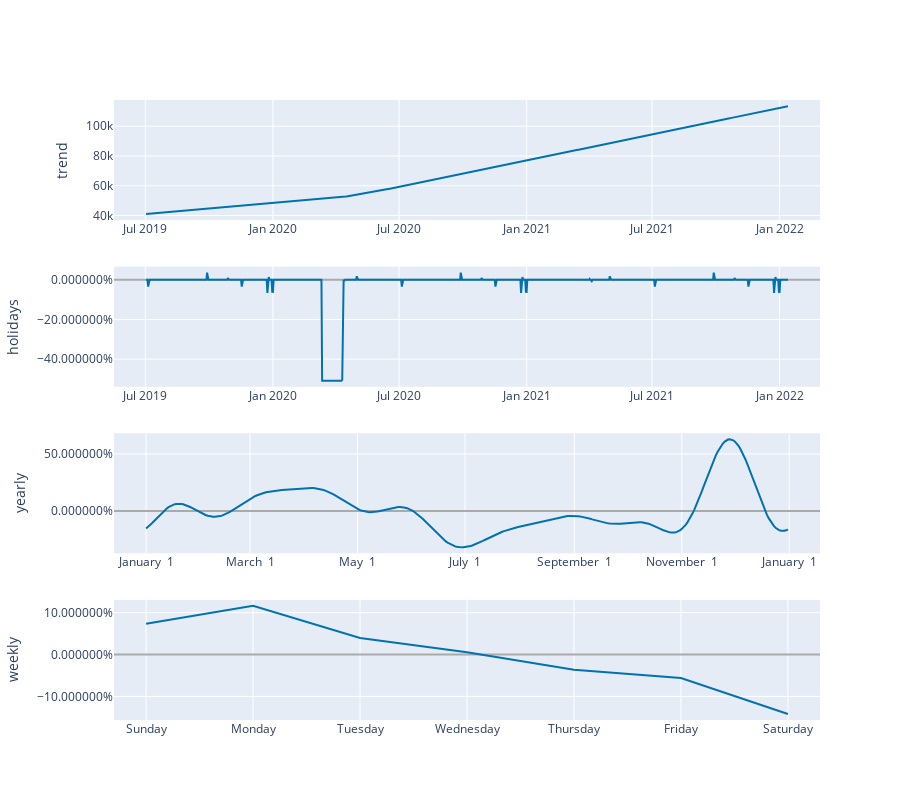

The code cell stored with this chart in its notebook:
### Code cell
plot_components_plotly(m, forecast)

### Figure 1 — Plotly figure (JSON) as saved in the notebook; plotly's stock layout.template omitted (floating-point values rounded to 4 significant figures; data arrays with more than 128 entries replaced by an {"elided": "..."} marker saying what was removed)
{"data": [{"line": {"color": "#0072B2", "width": 2}, "mode": "lines", "name": "trend", "type": "scatter", "x": {"elided": "923 str values"}, "xaxis": "x", "y": {"elided": "923 float values"}, "yaxis": "y"}, {"line": {"color": "rgba(0, 114, 178, 0.2)", "width": 0}, "mode": "lines", "name": "trend_upper", "type": "scatter", "x": {"elided": "923 str values"}, "xaxis": "x", "y": {"elided": "923 float values"}, "yaxis": "y"}, {"fill": "tonexty", "fillcolor": "rgba(0, 114, 178, 0.2)", "line": {"color": "rgba(0, 114, 178, 0.2)", "width": 0}, "mode": "lines", "name": "trend_lower", "type": "scatter", "x": {"elided": "923 str values"}, "xaxis": "x", "y": {"elided": "923 float values"}, "yaxis": "y"}, {"line": {"color": "#0072B2", "width": 2}, "mode": "lines", "name": "holidays", "text": {"elided": "923 str values"}, "type": "scatter", "x": {"elided": "923 str values"}, "xaxis": "x2", "y": {"elided": "923 float values"}, "yaxis": "y2"}, {"line": {"color": "#0072B2", "width": 2}, "mode": "lines", "name": "yearly", "type": "scatter", "x": {"elided": "365 str values"}, "xaxis": "x3", "y": {"elided": "365 float values"}, "yaxis": "y3"}, {"line": {"color": "#0072B2", "width": 2}, "mode": "lines", "name": "weekly", "type": "scatter", "x": ["2017-01-01T00:00:00", "2017-01-02T00:00:00", "2017-01-03T00:00:00", "2017-01-04T00:00:00", "2017-01-05T00:00:00", "2017-01-06T00:00:00", "2017-01-07T00:00:00"], "xaxis": "x4", "y": [0.07345, 0.1163, 0.03942, 0.005416, -0.03627, -0.05619, -0.1421], "yaxis": "y4"}], "layout": {"height": 800, "showlegend": false, "width": 900, "xaxis": {"anchor": "y", "domain": [0, 1], "range": ["2019-05-16T16:48:00", "2022-02-28T07:12:00"], "type": "date"}, "xaxis2": {"anchor": "y2", "domain": [0, 1], "range": ["2019-05-16T16:48:00", "2022-02-28T07:12:00"], "type": "date"}, "xaxis3": {"anchor": "y3", "domain": [0, 1], "range": ["2016-12-13T18:54:02.958904115", "2018-01-18T11:04:57.863013581"], "tickformat": "%B %e", "type": "date"}, "xaxis4": {"anchor": "y4", "domain": [0, 1], "range": ["2016-12-31T16:48:00", "2017-01-07T07:12:00"], "tickformat": "%A", "type": "date"}, "yaxis": {"anchor": "x", "autorange": true, "domain": [0.8063, 1], "range": [36890.0, 117600.0], "rangemode": "normal", "title": {"text": "trend"}, "type": "linear", "zerolinecolor": "#AAA"}, "yaxis2": {"anchor": "x2", "autorange": true, "domain": [0.5375, 0.7312], "hoverformat": ".2%", "range": [-0.5391, 0.0666], "rangemode": "tozero", "tickformat": "%", "title": {"text": "holidays"}, "type": "linear", "zerolinecolor": "#AAA"}, "yaxis3": {"anchor": "x3", "autorange": true, "domain": [0.2687, 0.4625], "hoverformat": ".2%", "range": [-0.373, 0.6818], "tickformat": "%", "title": {"text": "yearly"}, "type": "linear", "zerolinecolor": "#AAA"}, "yaxis4": {"anchor": "x4", "autorange": true, "domain": [0, 0.1938], "hoverformat": ".2%", "range": [-0.1564, 0.1306], "tickformat": "%", "title": {"text": "weekly"}, "type": "linear", "zerolinecolor": "#AAA"}}}
